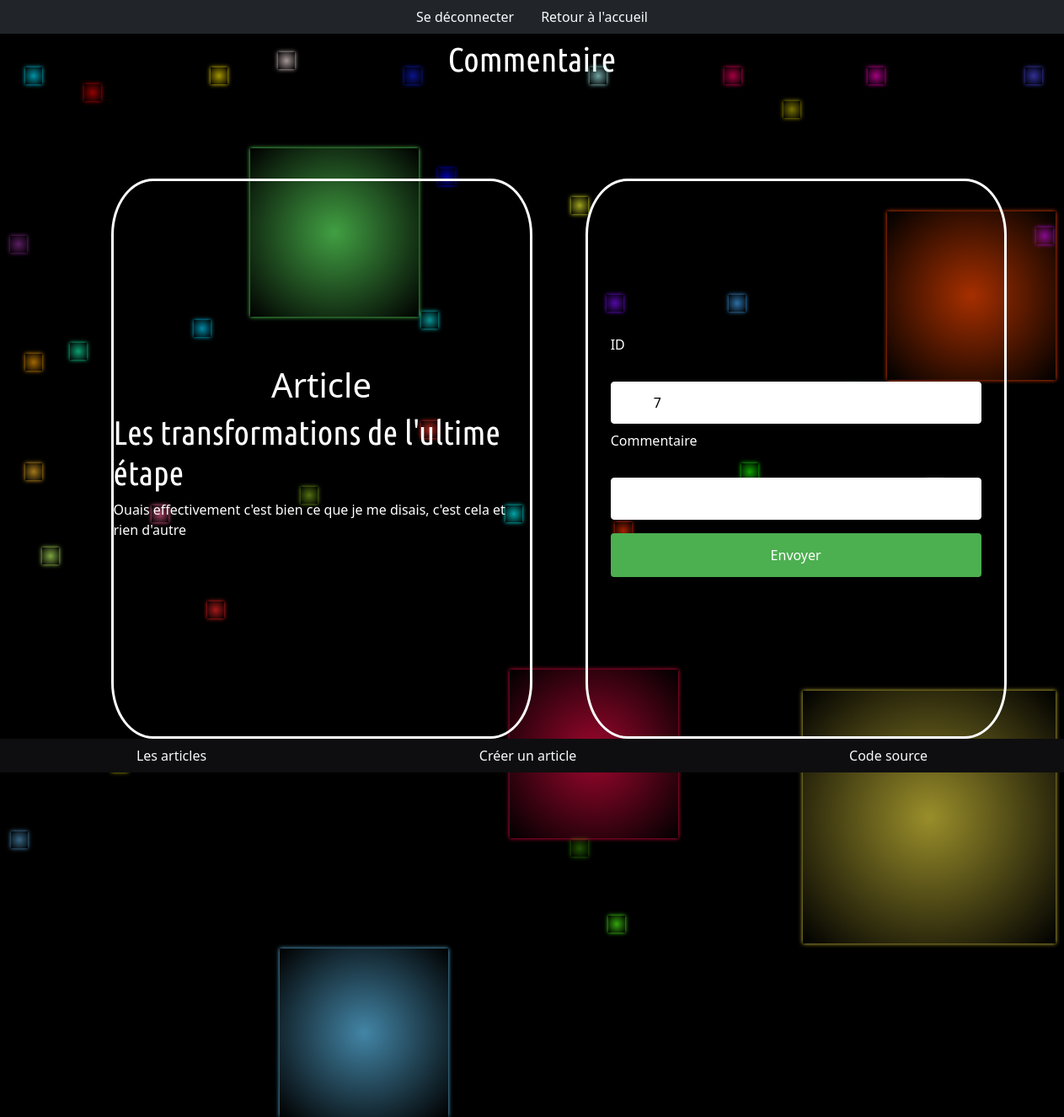
The app's page /PHP/commentaire.php?id=7 (signed in) with its own data.
### tables this page shows
CREATE TABLE `articles` (
  `id` int(11) NOT NULL,
  `title` varchar(255) NOT NULL,
  `article` text NOT NULL,
  `id_utilisateur` int(11) NOT NULL,
  `id_categorie` int(11) NOT NULL,
  `date` timestamp NOT NULL DEFAULT current_timestamp() ON UPDATE current_timestamp()
);

### PHP/commentaire.php (the view, shortened to what this page needs)
<?php
require 'configuration.php';
?>
<!DOCTYPE html>
<html lang="en">
<head>
    <link href="https://cdn.jsdelivr.net/npm/bootstrap@5.1.3/dist/css/bootstrap.min.css" rel="stylesheet">
    <link rel="stylesheet" href="../CSS/blog.css">
</head>
<?php
if (isset($_GET['id'])) {
    $article = $_GET['id'];
    $art = $db->prepare('SELECT * FROM articles WHERE id = ?');
    $art->execute(array($article));
    $fetch = $art->fetch();
}
?>
<body>
    <main>
        <?php include('header-admin.php'); ?>
        <div class="background">
            <i></i><i></i><i></i><i></i><i></i><i></i><i></i><i></i><i></i><i></i><i></i><i></i><i></i><i></i><i></i><i></i><i></i><i></i><i></i><i></i><i></i><i></i><i></i><i></i><i></i><i></i><i></i><i></i><i></i><i></i><i></i><i></i><i></i><i></i><i></i><i></i><i></i><i></i><i></i><i></i>
        </div>
        <p1 class="connexion-titre">Commentaire</p1><br />
        <div class="zone">
            <div class="formulaire-de-co">
                <div>
                    <h1 class="zone">Article</h1>
                    <h1 class="connexion-titre"><?= $fetch['title']; ?></h1>
                    <p><?= $fetch['article']; ?></p>
                </div>
            </div>
            <div class="formulaire-de-co">
                <form action="TREATMENT/commentaire_treatment.php" method="POST">
                    <label for="id">ID</label><br><br>
                    <input type="text" name="id" value="<?= $article ?>" readonly>
                    <label for="commentaire">Commentaire</label><br><br>
                    <input type="text" name="commentaire">
                    <input type="submit" name="btn-com" class="edit" value="Envoyer">
                </form>
    </main>
    <?php include('footer2.php'); ?>
</body>
</html>

### records on screen
articles: title "Les transformations de l'ultime étape", article "Ouais effectivement c'est bien ce que je me disais, c'est cela et rien d'autre"
